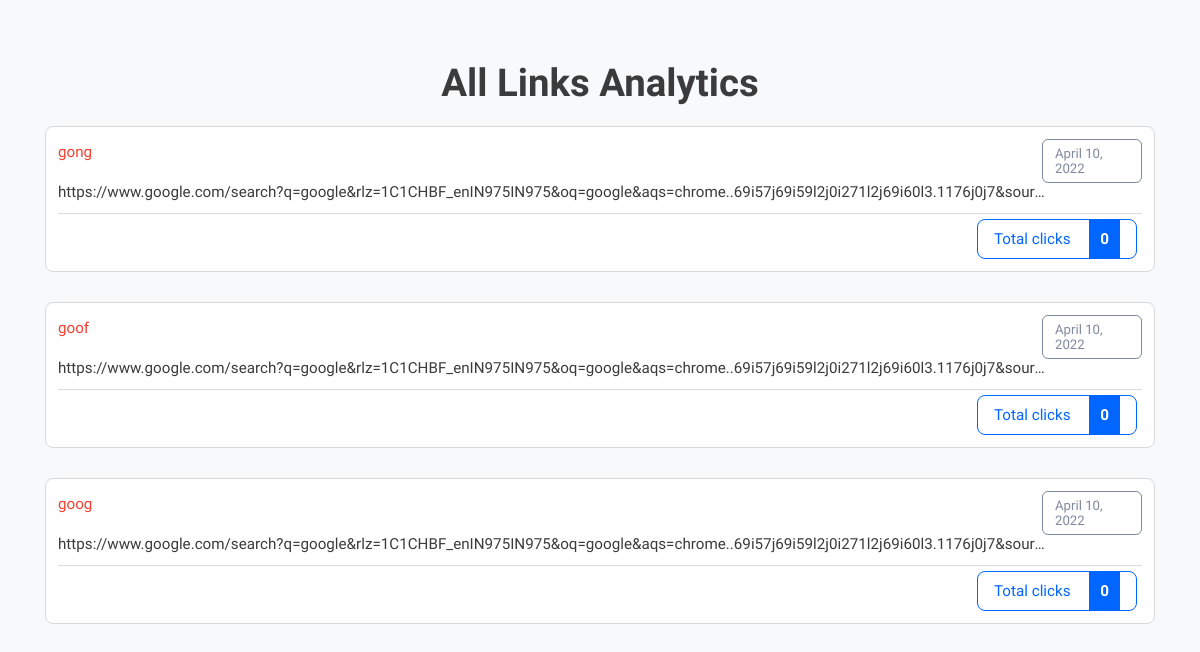
/all-analytics, run on an earlier commit of the app's database.
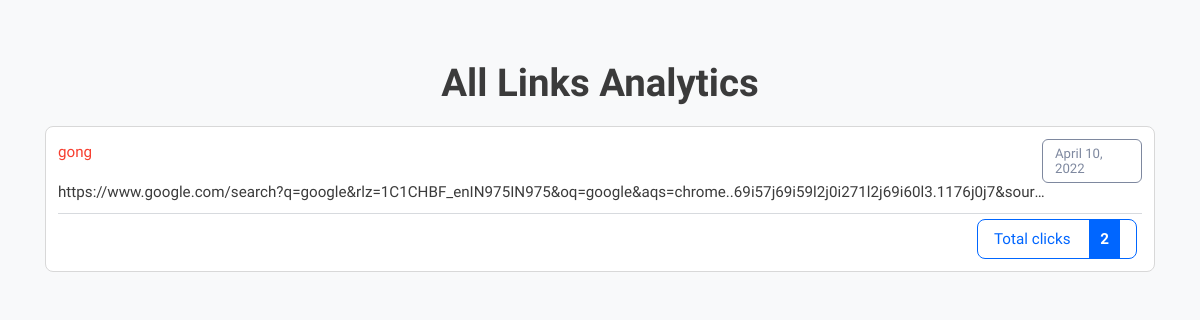
And on a later commit of the database.
### myapp/models.py (models this page shows)
class LongToShort(models.Model):
    long_url = models.URLField(max_length = 5000)
    short_url = models.CharField(max_length = 100, unique = True)
    date = models.DateField(auto_now_add = True)
    clicks = models.IntegerField(default = 0)

### myapp/views.py (the view)
# urls.py: path('all-analytics',views.all_analytics),
def all_analytics(request):
    rows = LongToShort.objects.all()
    context = {
        "rows" : rows
    }
    return render(request, "all-analytics.html", context)

### myapp/templates/all-analytics.html (shortened to what this page needs)
{% load static %}
<!DOCTYPE html>
<html lang="en" class="">
<head>
	<link rel="stylesheet" href="{% static 'bootstrap.min.css' %}" type="text/css" media="screen">
	<link rel="stylesheet" href="{% static 'style.css' %}" type="text/css" media="screen">
</head>
<body class="pace-done lout_stats30">
	<main id="content" role="main" class="wyniki wyniki_all">
		<div class="container">
			<div class="row">
				<div class="col-12 page_log_in mt-0">
					<h2 class="h1" style="text-align: center;">All Links Analytics</h2>
				</div>
				{% for obj in rows %}
				<div class="url_options url_stats_o" id="1">
					<p class="data_link">{{ obj.date }}</p>
					<p class="url_link">
						{{ obj.long_url }}					</p>
					<p id="link" class="link_element">
						<a href="{{ obj.short_url }}" class="short_url_l" target="blank">
							{{ obj.short_url }}</a>
					</p>
					<div class="stats_total btn-cutt click_stats btn_norm">
						<div>Total clicks <strong class="allClicks">{{ obj.clicks }}</strong></div>
					</div>
				</div>
				{% endfor %}
			</div>
		</div>
	</main>
</body>
</html>

What changed in the data, as far as the page shows it:
removed LongToShort: date "April 10, 2022", long_url "https://www.google.com/search?q=google&rlz=1C1CHBF_enIN975IN975&oq=google&aqs=chrome..69i57j69i59l2j0i271l2j69i60l3.1176j0j7&sour…", short_url "gong", clicks "0"
removed LongToShort: date "April 10, 2022", long_url "https://www.google.com/search?q=google&rlz=1C1CHBF_enIN975IN975&oq=google&aqs=chrome..69i57j69i59l2j0i271l2j69i60l3.1176j0j7&sour…", short_url "goof", clicks "0"
removed LongToShort: date "April 10, 2022", long_url "https://www.google.com/search?q=google&rlz=1C1CHBF_enIN975IN975&oq=google&aqs=chrome..69i57j69i59l2j0i271l2j69i60l3.1176j0j7&sour…", short_url "goog", clicks "0"
added LongToShort: date "April 10, 2022", long_url "https://www.google.com/search?q=google&rlz=1C1CHBF_enIN975IN975&oq=google&aqs=chrome..69i57j69i59l2j0i271l2j69i60l3.1176j0j7&sour…", short_url "gong", clicks "2"
